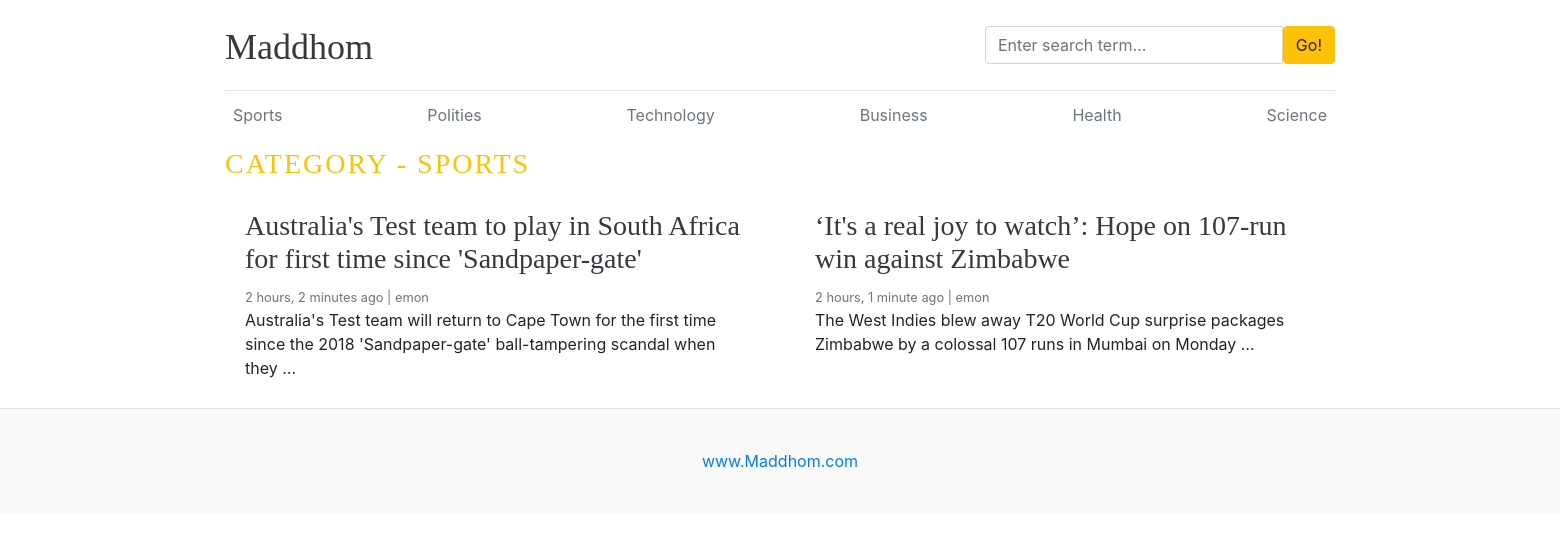
Page /category/1/ on the committed database.
### blogs/models.py (models this page shows, shortened)
class Category(models.Model):
    category_name = models.CharField(max_length=50, unique=True)
    created_at = models.DateTimeField(auto_now_add=True)
    updated_at = models.DateTimeField(auto_now=True)
    class Meta:
        verbose_name_plural = 'categories'
    def __str__(self) -> str:
        return self.category_name

class Blog(models.Model):
    title = models.CharField(max_length=100)
    slug = models.SlugField(max_length=150, unique=True, blank=True)
    category = models.ForeignKey(Category, on_delete=models.CASCADE)
    author = models.ForeignKey(Author, on_delete=models.CASCADE)
    featured_image = models.ImageField(upload_to='uploads/%Y/%m/%d')
    short_description = models.CharField(max_length=500)
    blog_body = models.TextField(max_length=2000)
    status = models.CharField(max_length=20,choices=STATUS_CHOICES, default='Draft')
    is_featured = models.BooleanField(default=False)
    created_at = models.DateTimeField(auto_now_add=True)
    updated_at = models.DateTimeField(auto_now=True)

class Author(models.Model):
    user = models.ForeignKey(to=User, on_delete=models.CASCADE, related_name='author_user')
    first_name = models.CharField(max_length=100, blank=True, null=True)
    last_name = models.CharField(max_length=100, blank=True, null=True)
    def __str__(self) -> str:
        return self.first_name

### blogs/views.py (the view)
# urls.py: path('<int:category_id>/', views.posts_by_category, name='posts_by_category'),
def posts_by_category(request, category_id):
    posts = Blog.objects.filter(status='Published', category_id = category_id)
    category = get_object_or_404(Category, pk=category_id)
    context = {
        'posts': posts,
        'category': category,
    }
    return render(request, 'posts_by_category.html', context)

### blogs/context_processors.py (called while the page is built)
def get_categories(request):
    categories = Category.objects.all()
    return dict(categories=categories)

def get_social_links(request):
    social_links = SocialLink.objects.all()
    return dict(social_links=social_links)

### templates/posts_by_category.html
{% extends 'base.html' %}
{% block content %}
<h3 class="text-uppercase text-warning" style="letter-spacing: 2px;">Category - {{ category }}</h3>
<div class="row mb-2">
    {% if posts %}
    {% for post in posts %}
    <div class="col-md-6">
        <div class="card border-0">
            <div class="card-body">
                <h3><a href="{% url 'blogs' post.slug %}" class="text-dark">{{ post.title }}</a></h3>
                <small class="mb-1 text-muted">{{ post.created_at | timesince }} ago | {{ post.author }}</small>
                <p class="card-text">{{ post.short_description | truncatewords:20 }}</p>
            </div>
        </div>
    </div>
    {% endfor %}
    {% else %}
    <p>No post found</p>
    {% endif %}
</div>
{% endblock %}

### templates/base.html (shortened to what this page needs)
{% load static %}
<!DOCTYPE html>
<html lang="en">
<head>
    <link href="https://getbootstrap.com/docs/4.0/dist/css/bootstrap.min.css" rel="stylesheet">
    <link rel="stylesheet" href="https://cdnjs.cloudflare.com/ajax/libs/font-awesome/4.7.0/css/font-awesome.min.css">
    <link href="{% static 'css/blog.css' %}" rel="stylesheet">
</head>
<body>
    <div class="container">
        <header class="blog-header py-3">
            <div class="row flex-nowrap justify-content-between align-items-center">
                <div class="col-8 pt-1">
                    <a class="blog-header-logo text-dark" href="/">Maddhom</a>
                </div>
                <div class="col-4">
                    <form action="{% url 'search' %}" method="GET">
                        <div class="input-group">
                            <input class="form-control" name="keyword" value="{{keyword}}" type="text"
                                placeholder="Enter search term..." aria-label="Enter search term..."
                                aria-describedby="button-search" />
                            <button class="btn btn-warning" type="submit" id="button-search" type="button">Go!</button>
                        </div>
                    </form>
                </div>
                <div class="col-4 d-flex justify-content-end align-items-center">
                </div>
            </div>
        </header>
        <div class="nav-scroller py-1 mb-2">
            <nav class="nav d-flex justify-content-between">
                {% for cat in categories %}
                <a class="p-2 text-muted" href="{% url 'posts_by_category' cat.id %}">{{ cat.category_name }}</a>
                {% endfor %}
            </nav>
        </div>
        {% block content %}
        {% endblock %}
    </div>
    <footer class="blog-footer">
        <p><a href="#">www.Maddhom.com</a></p>
    </footer>
</body>
</html>

### blog_main/static/css/blog.css (style rules this page uses)
.blog-header { border-bottom: 1px solid #e5e5e5; }
.blog-header-logo { font-family: "Playfair Display", Georgia, "Times New Roman", serif; font-size: 2.25rem; }
h1, h2, h3, h4, h5, h6 { font-family: "Playfair Display", Georgia, "Times New Roman", serif; }
.blog-footer { padding: 2.5rem 0; color: #727272; text-align: center; background-color: #f9f9f9; border-top: .05rem solid #e5e5e5; }
.blog-footer p:last-child { margin-bottom: 0; }

### rows in the picture
Category: category_name "Sports", category_name "SPORTS"
Category: category_name "Polities"
Category: category_name "Technology"
Category: category_name "Business"
Category: category_name "Health"
Category: category_name "Science"
Blog: title "Australia's Test team to play in South Africa for first time since 'Sandpaper-gate'", created_at "2 hours, 2 minutes", author "emon", short_description "Australia's Test team will return to Cape Town for the first time since the 2018 'Sandpaper-gate' ball-tampering scandal when they …"
Blog: title "‘It's a real joy to watch’: Hope on 107-run win against Zimbabwe", created_at "2 hours, 1 minute", author "emon", short_description "The West Indies blew away T20 World Cup surprise packages Zimbabwe by a colossal 107 runs in Mumbai on Monday …"
